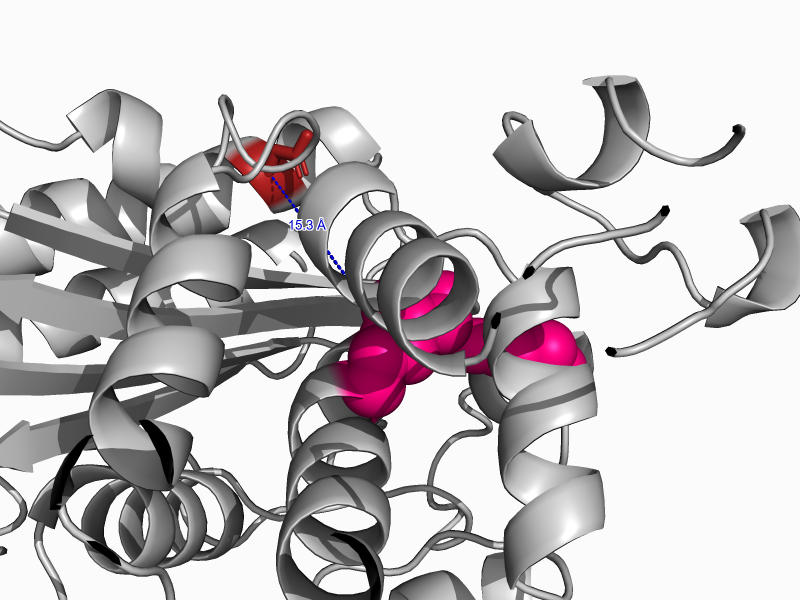
#> input picture data/eval/allosteric_pathways_network_dont_use_this.png, 2400 x 1800 px (shown at 1/3 size)
$ python -i render_structure.py   (imports and definitions only)
#> lines starting #> are read from the running program, lines starting #| are printed output that depends on the picture; after the words box and inside, x2 and y2 are one past the last pixel; in counts of white or black regions, pixels touching at a corner belong together
# Lowkey i messed up the code to create the figures, just know that theyre in data/PyMOL_figures, sorry ;-;

import os
import sys
import numpy as np
import cv2
from PIL import Image, ImageDraw, ImageFont

try:
    import pymol
    from pymol import cmd
except ImportError:
    print("[-] Error: PyMOL module not found. Please run this inside an environment with PyMOL installed.")
    sys.exit(1)


def find_line_pixel_center(temp_image_path):
    """Loads a rendered image containing a single blue dashed line, detects the blue pixels,
    and computes their exact 2D (x, y) pixel centroid."""
    img_bgr = cv2.imread(temp_image_path)
#> img_bgr is the input picture: shape (1800, 2400, 3); mean B, G, R 197.5, 195.6, 199.8
    if img_bgr is None:
        return None

    # PyMOL blue color filter (high blue, lower red/green)
    hsv = cv2.cvtColor(img_bgr, cv2.COLOR_BGR2HSV)
#> hsv: shape (1800, 2400, 3); mean H, S, V 4, 7.1, 199.9

    # Define range for pure blue in HSV (PyMOL blue dashes)
    lower_blue = np.array([100, 150, 150])
    upper_blue = np.array([140, 255, 255])

    mask = cv2.inRange(hsv, lower_blue, upper_blue)
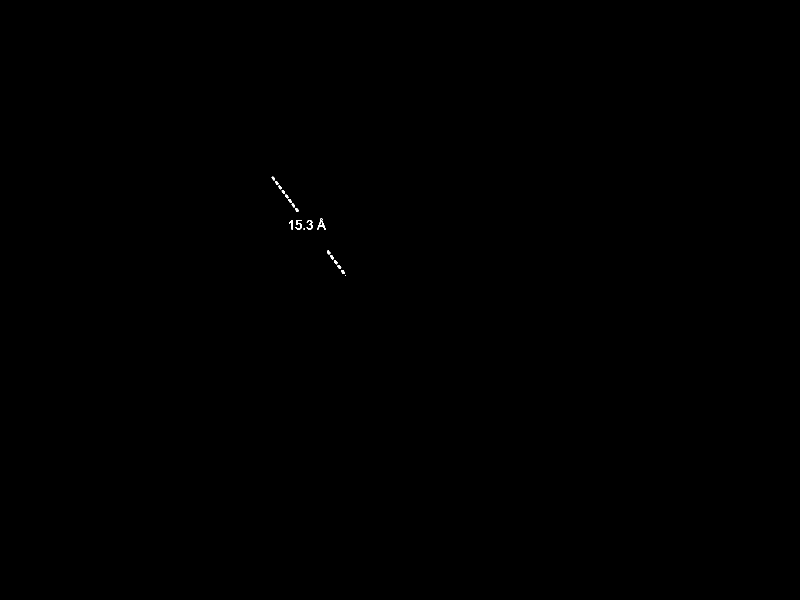
#> mask: shape (1800, 2400) (shown at 1/3 size); 0.04% white; 19 white regions (2 under 20 px), largest, box (x1, y1, x2, y2) and area: (951, 655, 977, 689) 250, (887, 660, 905, 689) 207, (920, 660, 938, 689) 189

    # Find coordinates of all blue pixels belonging to the line
    y_indices, x_indices = np.where(mask > 0)
#> y_indices = 1749 values from 530 to 827; x_indices = 1749 values, max 1036 at index 1747, min 815 at index 8, mean 921.5

    if len(x_indices) == 0:
        # Fallback to direct BGR thresholding if HSV mask is empty
        b, g, r = cv2.split(img_bgr)
        mask = (b > 200) & (r < 100) & (g < 100)
        y_indices, x_indices = np.where(mask)

    if len(x_indices) == 0:
        return None

    center_x = float(np.mean(x_indices))
#> center_x = 921.5
    center_y = float(np.mean(y_indices))
#> center_y = 671.7
    return (center_x, center_y)


# [175 lines left out: functions add_post_render_label, render_pymol_figures, not called in this run]


# [2 lines not run here, left out]

>>> result = find_line_pixel_center('../data/eval/allosteric_pathways_network_dont_use_this.png')
#> result = (921.5, 671.7)
